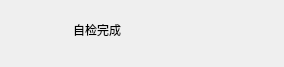
<?xml version="1.0" encoding="UTF-8"?>
<ui version="4.0">
 <class>Prompt</class>
 <widget class="QWidget" name="Prompt">
  <property name="geometry">
   <rect>
    <x>0</x>
    <y>0</y>
    <width>284</width>
    <height>67</height>
   </rect>
  </property>
  <property name="minimumSize">
   <size>
    <width>284</width>
    <height>67</height>
   </size>
  </property>
  <property name="maximumSize">
   <size>
    <width>284</width>
    <height>67</height>
   </size>
  </property>
  <property name="windowTitle">
   <string>Prompt</string>
  </property>
  <widget class="QStackedWidget" name="PromptStackedWidget">
   <property name="geometry">
    <rect>
     <x>0</x>
     <y>0</y>
     <width>284</width>
     <height>67</height>
    </rect>
   </property>
   <property name="minimumSize">
    <size>
     <width>284</width>
     <height>67</height>
    </size>
   </property>
   <property name="maximumSize">
    <size>
     <width>284</width>
     <height>67</height>
    </size>
   </property>
   <property name="styleSheet">
    <string notr="true"/>
   </property>
   <widget class="QWidget" name="page_0">
    <widget class="QLabel" name="Prompt_Label_1">
     <property name="geometry">
      <rect>
       <x>73</x>
       <y>15</y>
       <width>200</width>
       <height>30</height>
      </rect>
     </property>
     <property name="minimumSize">
      <size>
       <width>200</width>
       <height>30</height>
      </size>
     </property>
     <property name="maximumSize">
      <size>
       <width>200</width>
       <height>30</height>
      </size>
     </property>
     <property name="text">
      <string>自检完成</string>
     </property>
    </widget>
   </widget>
   <widget class="QWidget" name="page_1">
    <widget class="QLabel" name="Prompt_Label_2">
     <property name="geometry">
      <rect>
       <x>73</x>
       <y>15</y>
       <width>200</width>
       <height>30</height>
      </rect>
     </property>
     <property name="minimumSize">
      <size>
       <width>200</width>
       <height>30</height>
      </size>
     </property>
     <property name="maximumSize">
      <size>
       <width>200</width>
       <height>30</height>
      </size>
     </property>
     <property name="text">
      <string>自动充气</string>
     </property>
    </widget>
   </widget>
   <widget class="QWidget" name="page_2">
    <widget class="QLabel" name="Prompt_Label_3">
     <property name="geometry">
      <rect>
       <x>73</x>
       <y>15</y>
       <width>200</width>
       <height>30</height>
      </rect>
     </property>
     <property name="minimumSize">
      <size>
       <width>200</width>
       <height>30</height>
      </size>
     </property>
     <property name="maximumSize">
      <size>
       <width>200</width>
       <height>30</height>
      </size>
     </property>
     <property name="text">
      <string>电池正在使用</string>
     </property>
    </widget>
   </widget>
  </widget>
  <widget class="QLabel" name="label">
   <property name="geometry">
    <rect>
     <x>0</x>
     <y>0</y>
     <width>284</width>
     <height>67</height>
    </rect>
   </property>
   <property name="minimumSize">
    <size>
     <width>284</width>
     <height>67</height>
    </size>
   </property>
   <property name="maximumSize">
    <size>
     <width>284</width>
     <height>67</height>
    </size>
   </property>
   <property name="styleSheet">
    <string notr="true">background-image: url(:/Prompt/Group 11342.png);</string>
   </property>
   <property name="text">
    <string/>
   </property>
  </widget>
  <zorder>label</zorder>
  <zorder>PromptStackedWidget</zorder>
 </widget>
 <resources>
  <include location="../resource/Prompt/Prompt.qrc"/>
 </resources>
 <connections/>
</ui>
